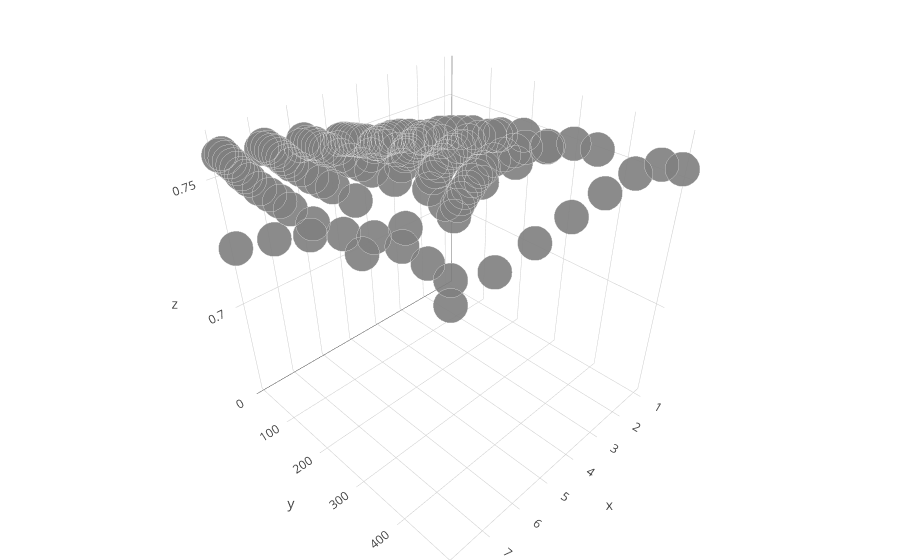

Here is the notebook cell this chart was saved with:
### Code cell
trace = go.Scatter3d(
    x=data_lt_ht['lost'],
    y=data_lt_ht['hungarian'],
    z=data_lt_ht['mota'],
    mode='markers',
    marker=dict(
        color='rgb(127, 127, 127)',
        size=12,
        symbol='circle',
        line=dict(
            color='rgb(204, 204, 204)',
            width=1
        ),
        opacity=0.9
    )
)
data = [trace]
layout = go.Layout(
    margin=dict(
        l=0,
        r=0,
        b=0,
        t=0
    )
)
fig = go.Figure(data=data, layout=layout)
plotly.offline.iplot(fig, filename='simple-3d-scatter')

### Figure 1 — Plotly figure (JSON) as saved in the notebook; plotly's stock layout.template omitted (floating-point values rounded to 4 significant figures; data arrays with more than 128 entries replaced by an {"elided": "..."} marker saying what was removed)
{"data": [{"marker": {"color": "rgb(127, 127, 127)", "line": {"color": "rgb(204, 204, 204)", "width": 1}, "opacity": 0.9, "size": 12, "symbol": "circle"}, "mode": "markers", "type": "scatter3d", "x": {"elided": "136 int values"}, "y": {"elided": "136 int values"}, "z": {"elided": "136 float values"}}], "layout": {"margin": {"b": 0, "l": 0, "r": 0, "t": 0}}}
